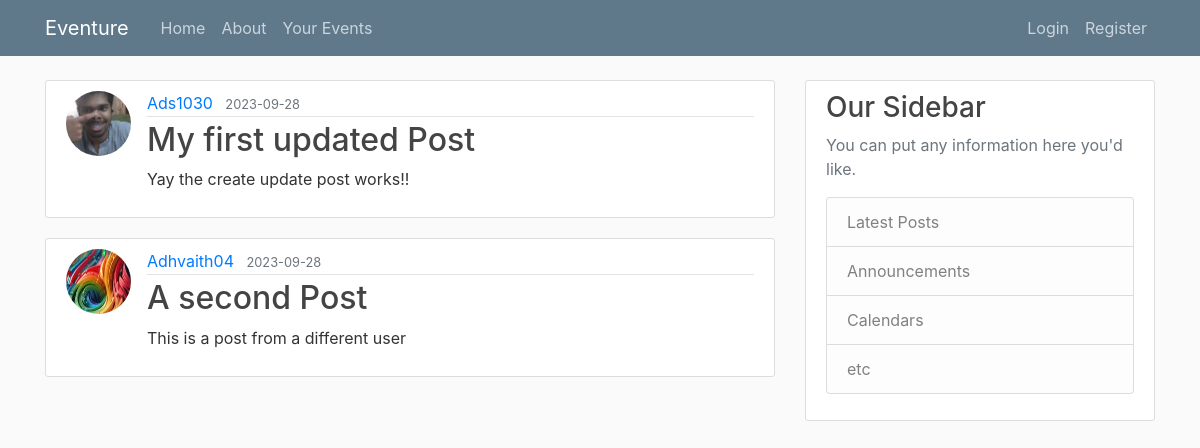
The page /home on the database its author committed.
### flaskBlog/models.py (models this page shows, shortened)
class Post(db.Model):
    id = db.Column(db.Integer, primary_key = True)
    title = db.Column(db.String(100), nullable = False)
    date_posted = db.Column(db.DateTime, nullable=False,default = datetime.utcnow)
    content = db.Column(db.Text, nullable=False)
    user_id = db.Column(db.Integer, db.ForeignKey('user.id'), nullable=False)
    rsvps = db.relationship('RSVP', backref='post', lazy=True)

class User(db.Model, UserMixin):
    id = db.Column(db.Integer, primary_key = True)
    username = db.Column(db.String(20), unique=True, nullable = False)
    email = db.Column(db.String(120), unique=True, nullable = False)
    image_file = db.Column(db.String(20), nullable = False, default='default.jpg')
    password = db.Column(db.String(60), nullable = False)
    posts = db.relationship('Post',backref='author',lazy=True)

### flaskBlog/routes.py (the view)
@app.route("/")
@app.route("/home")
def home():
    posts = Post.query.all()
    return render_template('home.html', posts = posts)

### flaskBlog/templates/home.html
{% extends "layout.html" %}
{% block content %}
    {% for post in posts %}
    <article class="media content-section">
      <img class="rounded-circle article-img" src="{{url_for('static', filename = 'profile_pics/' + post.author.image_file ) }} " alt="">
        <div class="media-body">
          <div class="article-metadata">
            <a class="mr-2" href="#">{{ post.author.username }}</a>
            <small class="text-muted">{{ post.date_posted.strftime('%Y-%m-%d') }}</small>
          </div>
          <h2><a class="article-title" href=" {{ url_for('post', post_id = post.id) }} ">{{ post.title }}</a></h2>
          <p class="article-content">{{ post.content }}</p>
        </div>
      </article>
    {% endfor %}
{% endblock content%}

### flaskBlog/templates/layout.html (shortened to what this page needs)
<!DOCTYPE html>
<html lang="en">
<head>
  <link rel="stylesheet" href="https://cdn.jsdelivr.net/npm/bootstrap@4.3.1/dist/css/bootstrap.min.css"
>
  <link rel="stylesheet" type="text/css" href="{{ url_for('static', filename='main.css')}}">
</head>
<body>
  <header class="site-header">
    <nav class="navbar navbar-expand-md navbar-dark bg-steel fixed-top">
      <div class="container">
        <a class="navbar-brand mr-4" href="/">Eventure</a>
        <div class="collapse navbar-collapse" id="navbarToggle">
          <div class="navbar-nav mr-auto">
            <a class="nav-item nav-link" href="{{ url_for('home') }}">Home</a>
            <a class="nav-item nav-link" href="{{ url_for('about') }}">About</a>
            <a class="nav-item nav-link" href="{{ url_for('your_events') }}">Your Events</a>
          </div>
          <div class="navbar-nav">
            {% if current_user.is_authenticated %}
            <a class="nav-item nav-link" href="{{ url_for('new_post') }}">New Post</a>
            <a class="nav-item nav-link" href="{{ url_for('account') }}">Account</a>
              <a class="nav-item nav-link" href="{{ url_for('logout') }}">Log Out</a>
            {% else %}
              <a class="nav-item nav-link" href="{{ url_for('login') }}">Login</a>
              <a class="nav-item nav-link" href="{{ url_for('register') }}">Register</a>
            {% endif %}
          </div>
        </div>
      </div>
    </nav>
  </header>
  <main role="main" class="container">
    <div class="row">
      <div class="col-md-8">
        {% block content %}{% endblock %}
      </div>
      <div class="col-md-4">
        <div class="content-section">
          <h3>Our Sidebar</h3>
          <p class='text-muted'>You can put any information here you'd like.
          <ul class="list-group">
            <li class="list-group-item list-group-item-light">Latest Posts</li>
            <li class="list-group-item list-group-item-light">Announcements</li>
            <li class="list-group-item list-group-item-light">Calendars</li>
            <li class="list-group-item list-group-item-light">etc</li>
          </ul>
          </p>
        </div>
      </div>
    </div>
  </main>
</body>
</html>

### flaskBlog/static/main.css (style rules this page uses)
body { background: #fafafa; color: #333333; margin-top: 5rem; }
h1, h2, h3, h4, h5, h6 { color: #444444; }
.bg-steel { background-color: #5f788a; }
.site-header .navbar-nav .nav-link { color: #cbd5db; }
.content-section { background: #ffffff; padding: 10px 20px; border: 1px solid #dddddd; border-radius: 3px; margin-bottom: 20px; }
.article-title { color: #444444; }
.article-content { white-space: pre-line; }
.article-img { height: 65px; width: 65px; margin-right: 16px; }
.article-metadata { padding-bottom: 1px; margin-bottom: 4px; border-bottom: 1px solid #e3e3e3 }

### rows shown on the page
Post: image_file (picture), author.username "Ads1030", date_posted "2023-09-28", title "My first updated Post", content "Yay the create update post works!!"
Post: image_file (picture), author.username "Adhvaith04", date_posted "2023-09-28", title "A second Post", content "This is a post from a different user"
